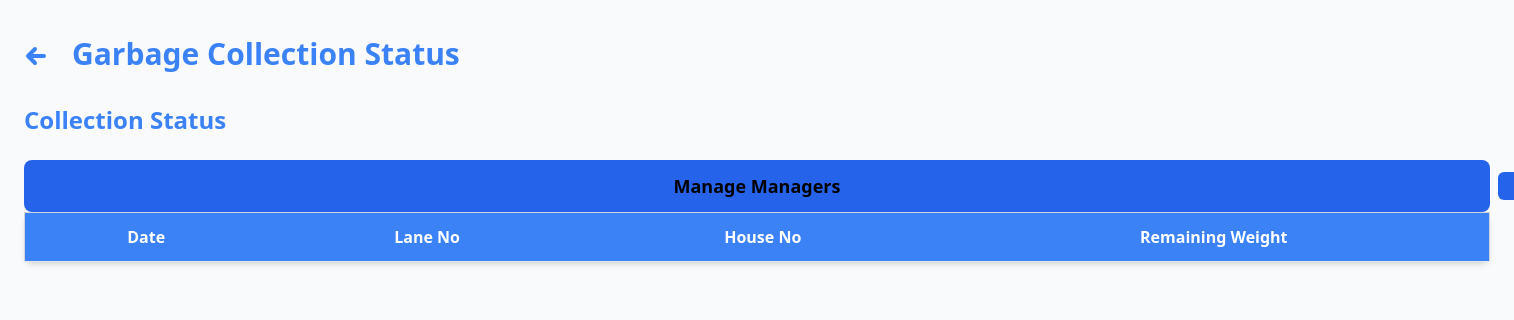
/admin/garbage_status.php, run on an earlier commit of the app's database.
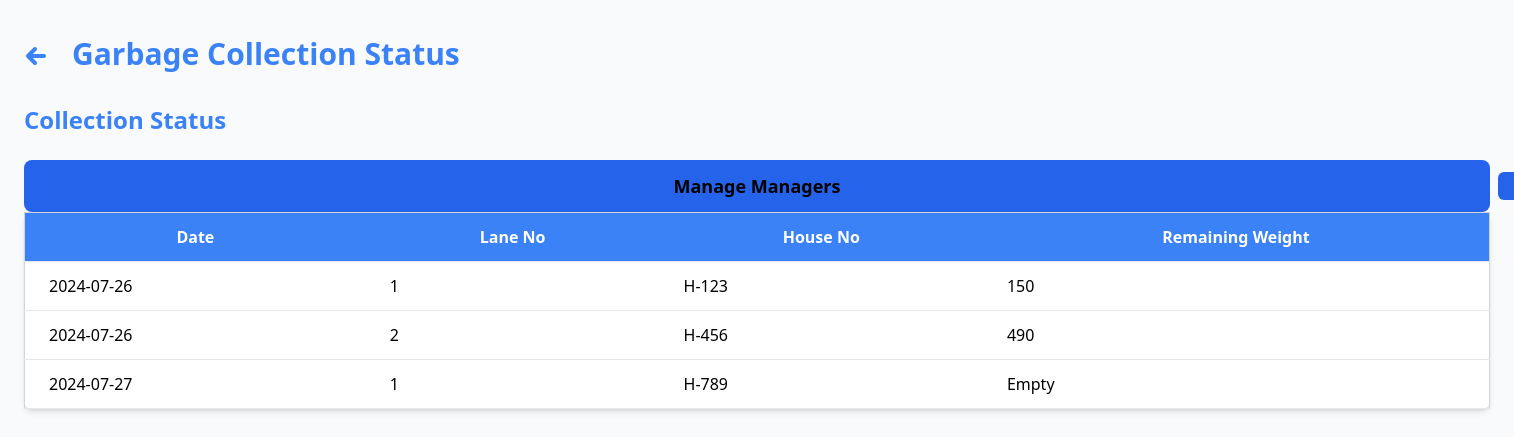
And on a later commit of the database.
### tables this page shows
CREATE TABLE `garbage_collection_status` (
  `date` date NOT NULL,
  `lane_no` varchar(50) NOT NULL,
  `house_no` varchar(50) NOT NULL,
  `remaining_weight` float NOT NULL
);

### admin/garbage_status.php (the view, shortened to what this page needs)
<?php
include '../config/database.php';
$sql = "SELECT date, lane_no, house_no, CASE WHEN remaining_weight < 400 THEN 'Empty' ELSE GREATEST(remaining_weight - 300, 0) END AS remaining_weight FROM garbage_collection_status";
$result = $conn->query($sql);
?>
<!DOCTYPE html>
<html lang="en">
<head>
    <script src="https://cdn.tailwindcss.com"></script>
</head>
<body class="bg-gray-50">
<div class="flex">
    <div class="flex-grow p-6">
        <div class="flex items-center space-x-4 py-3 mb-5">
            <a href="admindashboard.php" class="flex items-center text-blue-500 hover:text-blue-700 text-2xl font-bold">
                <svg xmlns="http://www.w3.org/2000/svg" viewBox="0 0 24 24" fill="none" stroke="currentColor" class="h-6 w-6 mr-2 mt-1">
                    <path stroke-linecap="round" stroke-linejoin="round" stroke-width="4" d="M11 19l-7-7 7-7M4 12h16" />
                </svg>
            </a>
            <h1 class="text-3xl font-bold text-blue-500">Garbage Collection Status</h1>
        </div>
        <h3 class="text-2xl font-bold text-blue-500 mb-4">Collection Status</h3>
			<ul class="space-y-5 font-semibold flex-grow text-center text-lg mt-6">
    			<li>
        			<a href="managers.php" class="block px-4 py-3 bg-blue-600 rounded-lg hover:bg-blue-700 relative">  Manage Managers
            		<span class="absolute left-full top-1/2 transform -translate-y-1/2 ml-2 px-2 py-1 bg-blue-600 rounded-md text-white text-sm whitespace-nowrap"
                  style="width: 40ch;">  (Some Label Text)  </span>
       			 </a>
    			</li>
			</ul>
        <table class="min-w-full bg-white border border-gray-300 rounded-lg shadow-md">
            <thead>
                <tr class="bg-blue-500">
                    <th class="px-6 py-3 border-b text-white">Date</th>
                    <th class="px-6 py-3 border-b text-white">Lane No</th>
                    <th class="px-6 py-3 border-b text-white">House No</th>
                    <th class="px-6 py-3 border-b text-white">Remaining Weight</th>
                </tr>
            </thead>
            <tbody>
                <?php while ($row = $result->fetch_assoc()): ?>
                <tr>
                    <td class="px-6 py-3 border-b"><?php echo $row['date']; ?></td>
                    <td class="px-6 py-3 border-b"><?php echo $row['lane_no']; ?></td>
                    <td class="px-6 py-3 border-b"><?php echo $row['house_no']; ?></td>
                    <td class="px-6 py-3 border-b"><?php echo $row['remaining_weight']; ?></td>
                </tr>
                <?php endwhile; ?>
            </tbody>
        </table>
    </div>
</div>
</body>
</html>

What changed in the data, as far as the page shows it:
added garbage_collection_status: date "2024-07-26", lane_no "1", house_no "H-123", remaining_weight "150"
added garbage_collection_status: date "2024-07-26", lane_no "2", house_no "H-456", remaining_weight "490"
added garbage_collection_status: date "2024-07-27", lane_no "1", house_no "H-789", remaining_weight "Empty"
